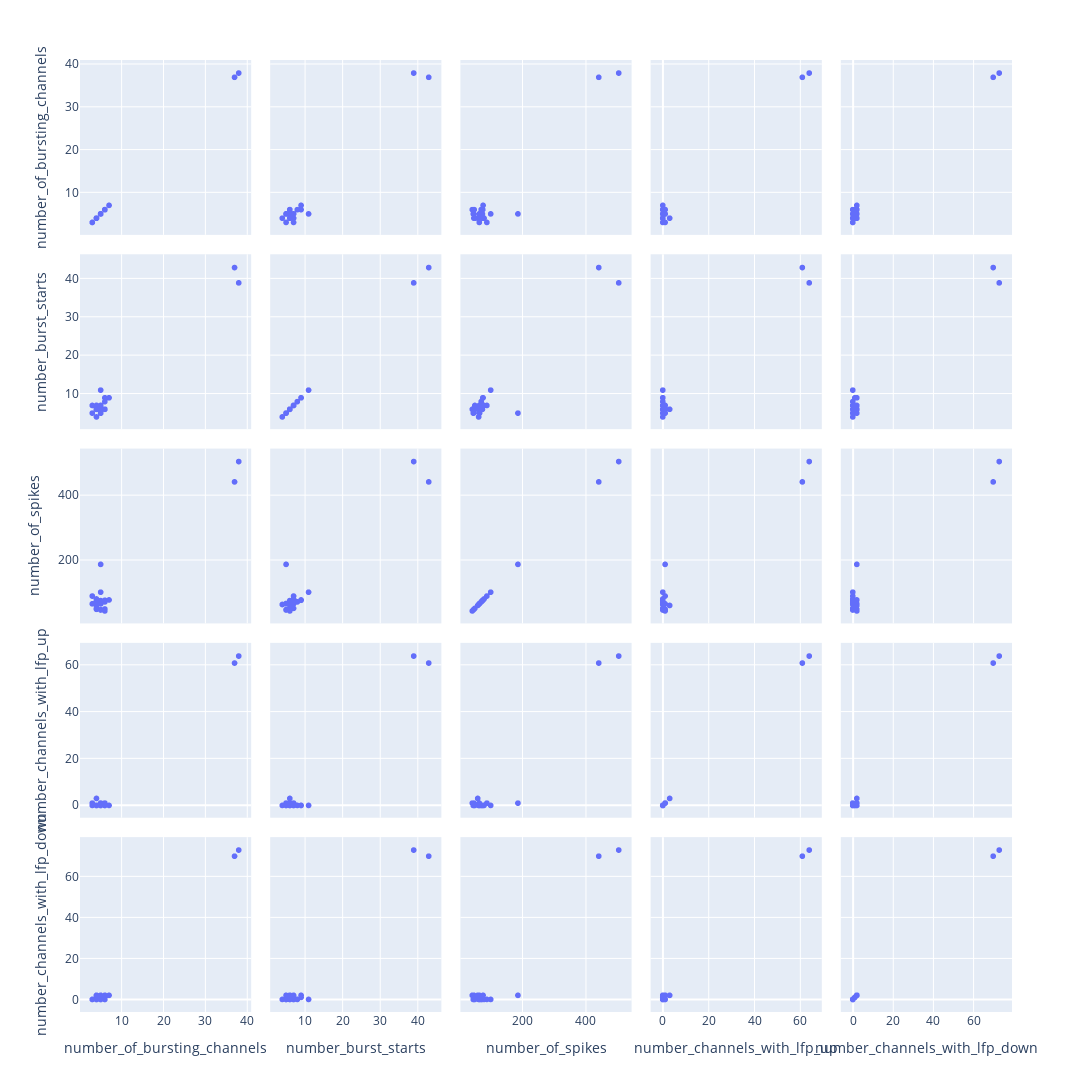

The cell this chart's notebook holds for it:
### Code cell
fig = px.scatter_matrix(df,
width=1200, height=1600)
fig.show()

### Figure 1 — Plotly figure (JSON) as saved in the notebook; plotly's stock layout.template omitted (floating-point values rounded to 4 significant figures)
{"data": [{"dimensions": [{"axis": {"matches": true}, "label": "number_of_bursting_channels", "values": [6, 3, 4, 4, 5, 5, 6, 4, 4, 6, 4, 3, 4, 7, 5, 5, 4, 6, 5, 4, 37, 6, 5, 5, 38, 5, 5]}, {"axis": {"matches": true}, "label": "number_burst_starts", "values": [6, 5, 7, 7, 5, 5, 6, 6, 7, 6, 6, 7, 4, 9, 7, 5, 6, 8, 5, 6, 43, 9, 11, 6, 39, 6, 7]}, {"axis": {"matches": true}, "label": "number_of_spikes", "values": [49, 65, 51, 80, 46, 66, 48, 73, 73, 43, 48, 89, 63, 77, 65, 47, 60, 71, 187, 63, 442, 76, 101, 67, 505, 75, 65]}, {"axis": {"matches": true}, "label": "number_channels_with_lfp_up", "values": [0, 0, 0, 0, 0, 0, 1, 0, 0, 1, 0, 1, 0, 0, 0, 1, 3, 0, 1, 0, 61, 0, 0, 0, 64, 0, 1]}, {"axis": {"matches": true}, "label": "number_channels_with_lfp_down", "values": [0, 0, 0, 0, 0, 0, 2, 0, 0, 2, 1, 0, 0, 2, 1, 0, 2, 0, 2, 2, 70, 1, 0, 0, 73, 1, 2]}], "hovertemplate": "%{xaxis.title.text}=%{x}<br>%{yaxis.title.text}=%{y}<extra></extra>", "legendgroup": "", "marker": {"color": "#636efa", "symbol": "circle"}, "name": "", "showlegend": false, "type": "splom"}], "layout": {"dragmode": "select", "height": 1600, "legend": {"tracegroupgap": 0}, "margin": {"t": 60}, "width": 1200}}
